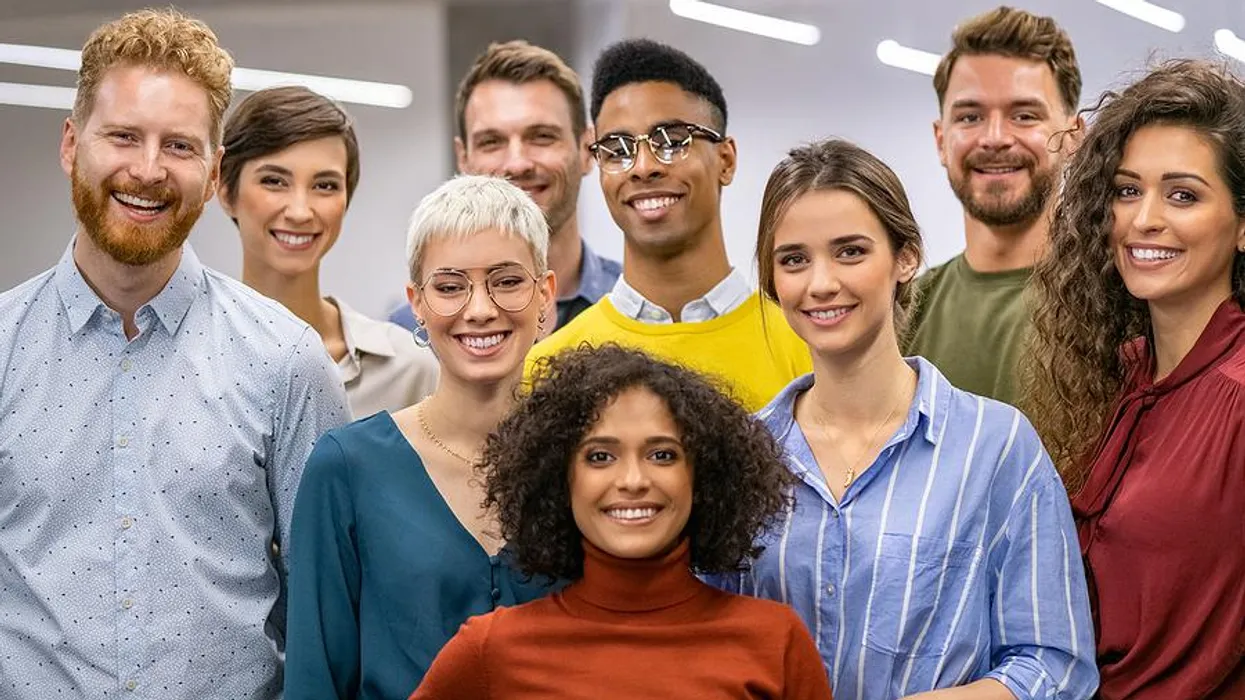
#> input picture openCV_intro/people.jpg, 1245 x 700 px
$ jupyter execute open_cv_intro.ipynb
#> lines starting #> are read from the running program, lines starting #| are printed output that depends on the picture; after the words box and inside, x2 and y2 are one past the last pixel; in counts of white or black regions, pixels touching at a corner belong together
[cell 1]
import cv2
import numpy as np
import matplotlib.pyplot as plt

[cell 2]
image_path = 'people.jpg'
img = cv2.imread(image_path)
#> img is the input picture: shape (700, 1245, 3); mean B, G, R 120.6, 126.6, 148

plt.imshow(cv2.cvtColor(img, cv2.COLOR_BGR2RGB))

[cell 3]
img_gray = cv2.cvtColor(img, cv2.COLOR_BGR2GRAY)
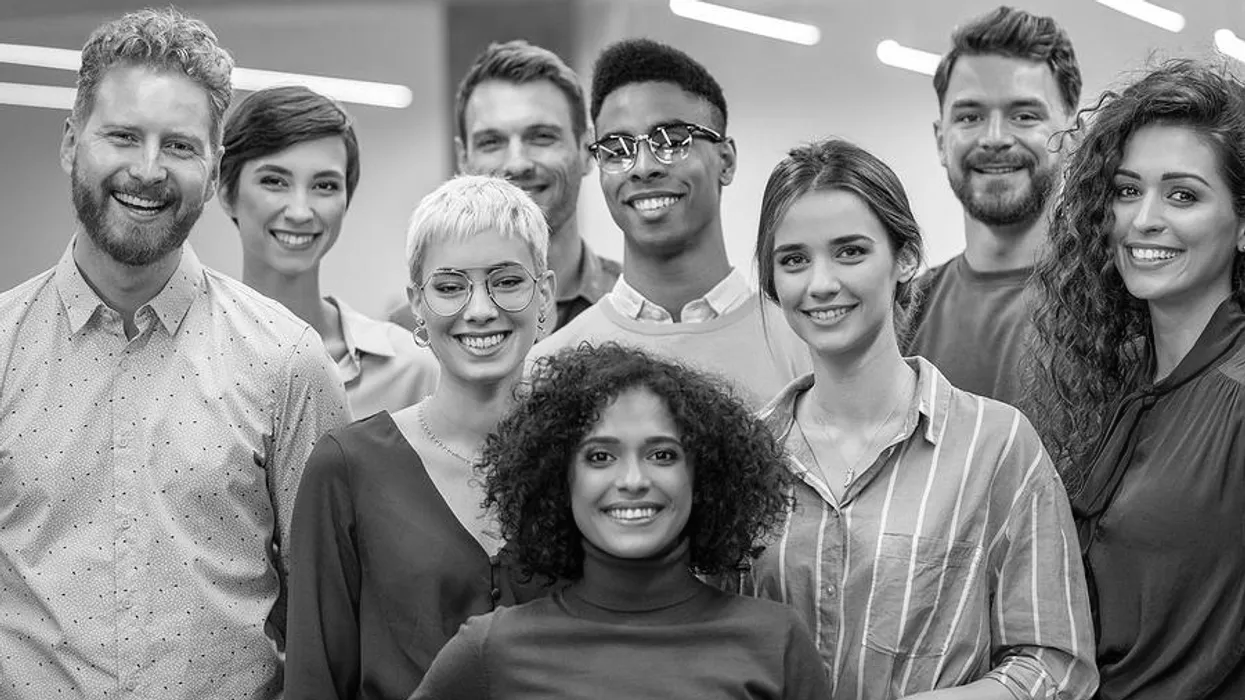
#> img_gray: shape (700, 1245); min 0, max 255, mean 132.3

[cell 4]
face_detector = cv2.CascadeClassifier('haarcascade_frontalface_default.xml')
eye_detector = cv2.CascadeClassifier('haarcascade_eye.xml')

[cell 5]
face_detection = face_detector.detectMultiScale(img_gray, scaleFactor=1.1)
#> face_detection = [[452, 85, 136, 136], [559, 397, 147, 147], [923, 58, 147, 147], [226, 127, 146, 146], [769, 446, 134, 134], [569, 79, 159, 159], [69, 79, 162, 162], [1080, 133, 153, 153], [740, 190, 167, 167], [404, 229, 143, 143]]
eye_detection = eye_detector.detectMultiScale(img_gray, scaleFactor=1.1, minNeighbors=10, minSize=(30, 30))
#> eye_detection = [[949, 96, 41, 41], [101, 113, 44, 44], [153, 124, 45, 45], [250, 157, 46, 46], [303, 163, 42, 42], [1109, 171, 39, 39], [1159, 172, 45, 45], [825, 231, 44, 44], [772, 239, 42, 42], [577, 433, 46, 46], [636, 432, 46, 46]]

[cell 6]
face_detection
#> Out has the same summary as face_detection

[cell 7]
eye_detection
#> Out has the same summary as eye_detection

[cell 8]
for (x, y, w, h) in face_detection:
    cv2.rectangle(img, (x, y), (x + w, y + h), (0, 255, 0), 2)
#> this loop made 10 passes
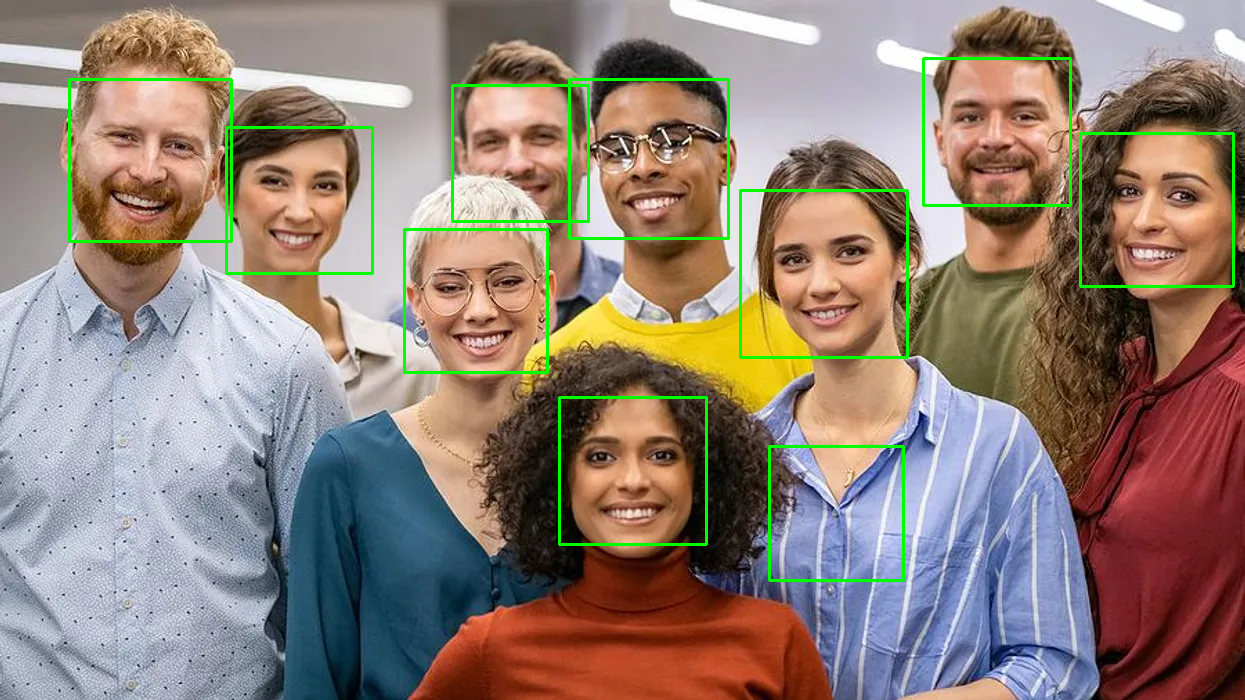
#> img: shape (700, 1245, 3); 2.05% of pixels changed, all inside (x1, y1, x2, y2) = (68, 57, 1235, 582)

for (x, y, w, h) in eye_detection:
    cv2.rectangle(img, (x, y), (x + w, y + h), (0, 0, 255), 2)
#> this loop made 11 passes
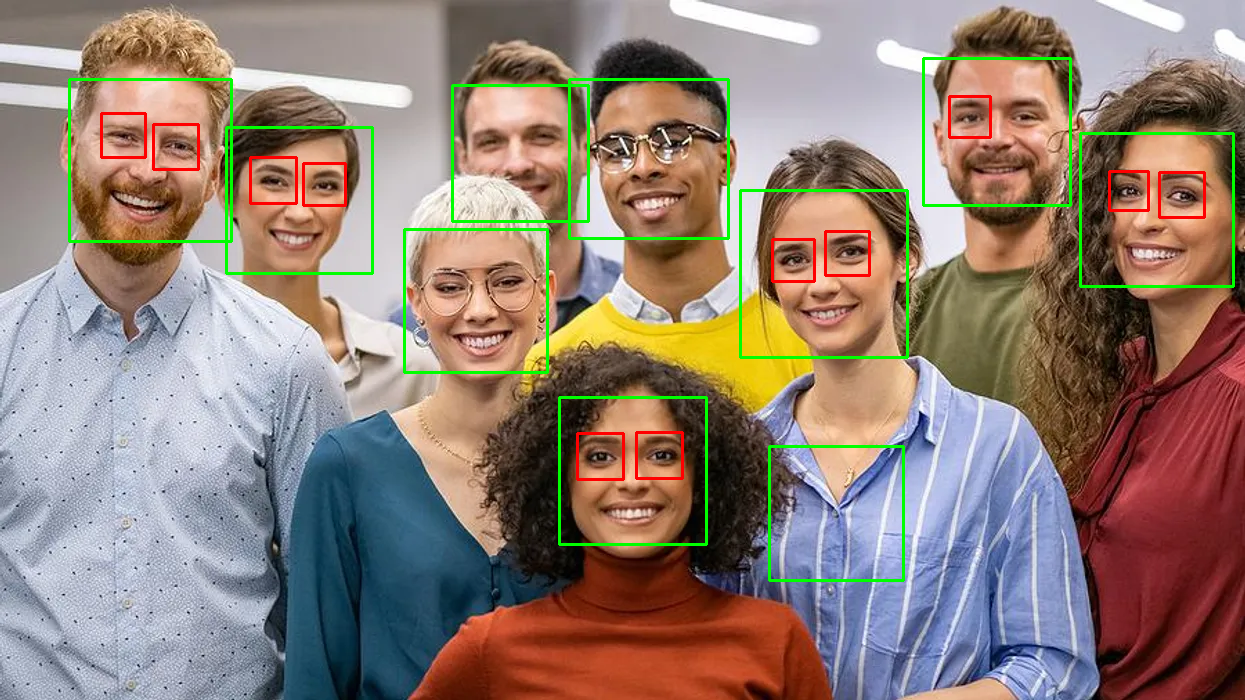
#> img: shape (700, 1245, 3); 0.66% of pixels changed, all inside (x1, y1, x2, y2) = (100, 95, 1206, 481)

plt.imshow(cv2.cvtColor(img, cv2.COLOR_BGR2RGB))
